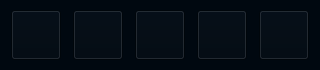
<?xml version="1.0" encoding="UTF-8"?>
<ui version="4.0">
 <class>hp_dialog_drawmenu</class>
 <widget class="QWidget" name="hp_dialog_drawmenu">
  <property name="geometry">
   <rect>
    <x>0</x>
    <y>0</y>
    <width>320</width>
    <height>70</height>
   </rect>
  </property>
  <property name="windowTitle">
   <string>Form</string>
  </property>
  <widget class="QFrame" name="frame_drawType">
   <property name="geometry">
    <rect>
     <x>0</x>
     <y>0</y>
     <width>320</width>
     <height>70</height>
    </rect>
   </property>
   <property name="styleSheet">
    <string notr="true">background-color: rgb(0, 8, 16);</string>
   </property>
   <layout class="QHBoxLayout" name="horizontalLayout">
    <property name="spacing">
     <number>10</number>
    </property>
    <item>
     <widget class="QToolButton" name="point">
      <property name="minimumSize">
       <size>
        <width>50</width>
        <height>50</height>
       </size>
      </property>
      <property name="maximumSize">
       <size>
        <width>50</width>
        <height>50</height>
       </size>
      </property>
      <property name="styleSheet">
       <string notr="true">QToolButton {
border-image: url(:/res/point_n.png);

}  

QToolButton:checked{
border-image: url(:/res/point_s.png);
}</string>
      </property>
      <property name="text">
       <string/>
      </property>
      <property name="checkable">
       <bool>true</bool>
      </property>
      <attribute name="buttonGroup">
       <string notr="true">buttonGroup</string>
      </attribute>
     </widget>
    </item>
    <item>
     <widget class="QToolButton" name="line">
      <property name="minimumSize">
       <size>
        <width>50</width>
        <height>50</height>
       </size>
      </property>
      <property name="maximumSize">
       <size>
        <width>50</width>
        <height>50</height>
       </size>
      </property>
      <property name="styleSheet">
       <string notr="true">QToolButton {
border-image: url(:/res/line_n.png);

}  

QToolButton:checked{
border-image: url(:/res/line_s.png);
}</string>
      </property>
      <property name="text">
       <string/>
      </property>
      <property name="checkable">
       <bool>true</bool>
      </property>
      <attribute name="buttonGroup">
       <string notr="true">buttonGroup</string>
      </attribute>
     </widget>
    </item>
    <item>
     <widget class="QToolButton" name="rect">
      <property name="minimumSize">
       <size>
        <width>50</width>
        <height>50</height>
       </size>
      </property>
      <property name="maximumSize">
       <size>
        <width>50</width>
        <height>50</height>
       </size>
      </property>
      <property name="styleSheet">
       <string notr="true">QToolButton {
border-image: url(:/res/rect_n.png);

}  

QToolButton:checked{
border-image: url(:/res/rect_s.png);
}</string>
      </property>
      <property name="text">
       <string/>
      </property>
      <property name="checkable">
       <bool>true</bool>
      </property>
      <attribute name="buttonGroup">
       <string notr="true">buttonGroup</string>
      </attribute>
     </widget>
    </item>
    <item>
     <widget class="QToolButton" name="clear">
      <property name="minimumSize">
       <size>
        <width>50</width>
        <height>50</height>
       </size>
      </property>
      <property name="maximumSize">
       <size>
        <width>50</width>
        <height>50</height>
       </size>
      </property>
      <property name="styleSheet">
       <string notr="true">QToolButton {
border-image: url(:/res/clear_n.png);

}  

QToolButton:checked{
border-image: url(:/res/clear_s.png);
}</string>
      </property>
      <property name="text">
       <string/>
      </property>
      <property name="checkable">
       <bool>true</bool>
      </property>
      <attribute name="buttonGroup">
       <string notr="true">buttonGroup</string>
      </attribute>
     </widget>
    </item>
    <item>
     <widget class="QToolButton" name="choose">
      <property name="minimumSize">
       <size>
        <width>50</width>
        <height>50</height>
       </size>
      </property>
      <property name="maximumSize">
       <size>
        <width>50</width>
        <height>50</height>
       </size>
      </property>
      <property name="styleSheet">
       <string notr="true">QToolButton {
border-image: url(:/res/choose_n.png);

}  

QToolButton:checked{
border-image: url(:/res/choose_s.png);
}</string>
      </property>
      <property name="text">
       <string/>
      </property>
      <property name="checkable">
       <bool>true</bool>
      </property>
      <attribute name="buttonGroup">
       <string notr="true">buttonGroup</string>
      </attribute>
     </widget>
    </item>
   </layout>
  </widget>
 </widget>
 <resources/>
 <connections/>
 <buttongroups>
  <buttongroup name="buttonGroup"/>
 </buttongroups>
</ui>
